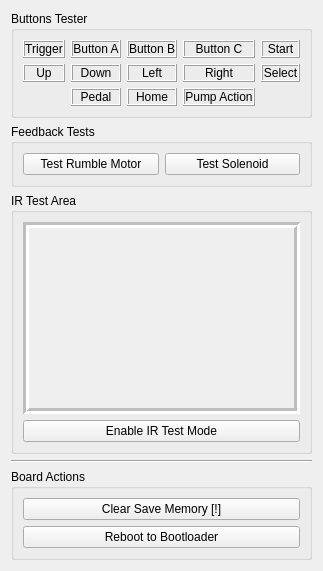
      <widget class="QWidget" name="testsTab">
       <property name="enabled">
        <bool>true</bool>
       </property>
       <attribute name="title">
        <string>Gun Tests</string>
       </attribute>
       <layout class="QVBoxLayout" name="verticalLayout">
        <item>
         <widget class="QGroupBox" name="buttonsTestArea">
          <property name="title">
           <string>Buttons Tester</string>
          </property>
          <layout class="QGridLayout" name="gridLayout">
           <item row="1" column="3">
            <widget class="QLabel" name="btnGunRightLabel">
             <property name="frameShape">
              <enum>QFrame::Box</enum>
             </property>
             <property name="frameShadow">
              <enum>QFrame::Raised</enum>
             </property>
             <property name="text">
              <string>Right</string>
             </property>
             <property name="textFormat">
              <enum>Qt::RichText</enum>
             </property>
             <property name="alignment">
              <set>Qt::AlignCenter</set>
             </property>
            </widget>
           </item>
           <item row="0" column="1">
            <widget class="QLabel" name="btnALabel">
             <property name="frameShape">
              <enum>QFrame::Box</enum>
             </property>
             <property name="frameShadow">
              <enum>QFrame::Raised</enum>
             </property>
             <property name="text">
              <string>Button A</string>
             </property>
             <property name="textFormat">
              <enum>Qt::RichText</enum>
             </property>
             <property name="alignment">
              <set>Qt::AlignCenter</set>
             </property>
            </widget>
           </item>
           <item row="1" column="0">
            <widget class="QLabel" name="btnGunUpLabel">
             <property name="frameShape">
              <enum>QFrame::Box</enum>
             </property>
             <property name="frameShadow">
              <enum>QFrame::Raised</enum>
             </property>
             <property name="text">
              <string>Up</string>
             </property>
             <property name="textFormat">
              <enum>Qt::RichText</enum>
             </property>
             <property name="alignment">
              <set>Qt::AlignCenter</set>
             </property>
             <property name="margin">
              <number>5</number>
             </property>
            </widget>
           </item>
           <item row="0" column="3">
            <widget class="QLabel" name="btnCLabel">
             <property name="frameShape">
              <enum>QFrame::Box</enum>
             </property>
             <property name="frameShadow">
              <enum>QFrame::Raised</enum>
             </property>
             <property name="text">
              <string>Button C</string>
             </property>
             <property name="textFormat">
              <enum>Qt::RichText</enum>
             </property>
             <property name="alignment">
              <set>Qt::AlignCenter</set>
             </property>
            </widget>
           </item>
           <item row="0" column="0">
            <widget class="QLabel" name="btnTriggerLabel">
             <property name="enabled">
              <bool>true</bool>
             </property>
             <property name="frameShape">
              <enum>QFrame::Box</enum>
             </property>
             <property name="frameShadow">
              <enum>QFrame::Raised</enum>
             </property>
             <property name="text">
              <string>Trigger</string>
             </property>
             <property name="textFormat">
              <enum>Qt::RichText</enum>
             </property>
             <property name="alignment">
              <set>Qt::AlignCenter</set>
             </property>
             <property name="margin">
              <number>5</number>
             </property>
            </widget>
           </item>
           <item row="1" column="2">
            <widget class="QLabel" name="btnGunLeftLabel">
             <property name="frameShape">
              <enum>QFrame::Box</enum>
             </property>
             <property name="frameShadow">
              <enum>QFrame::Raised</enum>
             </property>
             <property name="text">
              <string>Left</string>
             </property>
             <property name="textFormat">
              <enum>Qt::RichText</enum>
             </property>
             <property name="alignment">
              <set>Qt::AlignCenter</set>
             </property>
            </widget>
           </item>
           <item row="1" column="1">
            <widget class="QLabel" name="btnGunDownLabel">
             <property name="frameShape">
              <enum>QFrame::Box</enum>
             </property>
             <property name="frameShadow">
              <enum>QFrame::Raised</enum>
             </property>
             <property name="text">
              <string>Down</string>
             </property>
             <property name="textFormat">
              <enum>Qt::RichText</enum>
             </property>
             <property name="alignment">
              <set>Qt::AlignCenter</set>
             </property>
            </widget>
           </item>
           <item row="0" column="2">
            <widget class="QLabel" name="btnBLabel">
             <property name="frameShape">
              <enum>QFrame::Box</enum>
             </property>
             <property name="frameShadow">
              <enum>QFrame::Raised</enum>
             </property>
             <property name="text">
              <string>Button B</string>
             </property>
             <property name="textFormat">
              <enum>Qt::RichText</enum>
             </property>
             <property name="alignment">
              <set>Qt::AlignCenter</set>
             </property>
            </widget>
           </item>
           <item row="0" column="4">
            <widget class="QLabel" name="btnStartLabel">
             <property name="frameShape">
              <enum>QFrame::Box</enum>
             </property>
             <property name="frameShadow">
              <enum>QFrame::Raised</enum>
             </property>
             <property name="text">
              <string>Start</string>
             </property>
             <property name="textFormat">
              <enum>Qt::RichText</enum>
             </property>
             <property name="alignment">
              <set>Qt::AlignCenter</set>
             </property>
            </widget>
           </item>
           <item row="1" column="4">
            <widget class="QLabel" name="btnSelectLabel">
             <property name="frameShape">
              <enum>QFrame::Box</enum>
             </property>
             <property name="frameShadow">
              <enum>QFrame::Raised</enum>
             </property>
             <property name="text">
              <string>Select</string>
             </property>
             <property name="textFormat">
              <enum>Qt::RichText</enum>
             </property>
             <property name="alignment">
              <set>Qt::AlignCenter</set>
             </property>
            </widget>
           </item>
           <item row="2" column="1">
            <widget class="QLabel" name="btnPedalLabel">
             <property name="frameShape">
              <enum>QFrame::Box</enum>
             </property>
             <property name="frameShadow">
              <enum>QFrame::Raised</enum>
             </property>
             <property name="text">
              <string>Pedal</string>
             </property>
             <property name="textFormat">
              <enum>Qt::RichText</enum>
             </property>
             <property name="alignment">
              <set>Qt::AlignCenter</set>
             </property>
             <property name="margin">
              <number>5</number>
             </property>
            </widget>
           </item>
           <item row="2" column="2">
            <widget class="QLabel" name="btnHomeLabel">
             <property name="frameShape">
              <enum>QFrame::Box</enum>
             </property>
             <property name="frameShadow">
              <enum>QFrame::Raised</enum>
             </property>
             <property name="text">
              <string>Home</string>
             </property>
             <property name="textFormat">
              <enum>Qt::RichText</enum>
             </property>
             <property name="alignment">
              <set>Qt::AlignCenter</set>
             </property>
            </widget>
           </item>
           <item row="2" column="3">
            <widget class="QLabel" name="btnPumpLabel">
             <property name="frameShape">
              <enum>QFrame::Box</enum>
             </property>
             <property name="frameShadow">
              <enum>QFrame::Raised</enum>
             </property>
             <property name="text">
              <string>Pump Action</string>
             </property>
             <property name="textFormat">
              <enum>Qt::RichText</enum>
             </property>
             <property name="alignment">
              <set>Qt::AlignCenter</set>
             </property>
            </widget>
           </item>
          </layout>
         </widget>
        </item>
        <item>
         <widget class="QGroupBox" name="feedbackTestsBox">
          <property name="title">
           <string>Feedback Tests</string>
          </property>
          <layout class="QVBoxLayout" name="verticalLayout_9">
           <item>
            <layout class="QHBoxLayout" name="horizontalLayout">
             <item>
              <widget class="QPushButton" name="rumbleTestBtn">
               <property name="text">
                <string>Test Rumble Motor</string>
               </property>
              </widget>
             </item>
             <item>
              <widget class="QPushButton" name="solenoidTestBtn">
               <property name="text">
                <string>Test Solenoid</string>
               </property>
              </widget>
             </item>
            </layout>
           </item>
          </layout>
         </widget>
        </item>
        <item>
         <widget class="QGroupBox" name="testBox">
          <property name="title">
           <string>IR Test Area</string>
          </property>
          <layout class="QVBoxLayout" name="verticalLayout_3">
           <item>
            <widget class="QGraphicsView" name="testView">
             <property name="enabled">
              <bool>false</bool>
             </property>
             <property name="frameShape">
              <enum>QFrame::Box</enum>
             </property>
             <property name="frameShadow">
              <enum>QFrame::Sunken</enum>
             </property>
             <property name="lineWidth">
              <number>3</number>
             </property>
             <property name="verticalScrollBarPolicy">
              <enum>Qt::ScrollBarAlwaysOff</enum>
             </property>
             <property name="horizontalScrollBarPolicy">
              <enum>Qt::ScrollBarAlwaysOff</enum>
             </property>
             <property name="sizeAdjustPolicy">
              <enum>QAbstractScrollArea::AdjustIgnored</enum>
             </property>
             <property name="backgroundBrush">
              <brush brushstyle="NoBrush">
               <color alpha="255">
                <red>70</red>
                <green>70</green>
                <blue>70</blue>
               </color>
              </brush>
             </property>
             <property name="interactive">
              <bool>false</bool>
             </property>
             <property name="sceneRect">
              <rectf>
               <x>0.000000000000000</x>
               <y>0.000000000000000</y>
               <width>0.000000000000000</width>
               <height>0.000000000000000</height>
              </rectf>
             </property>
             <property name="resizeAnchor">
              <enum>QGraphicsView::AnchorViewCenter</enum>
             </property>
             <property name="optimizationFlags">
              <set>QGraphicsView::DontAdjustForAntialiasing|QGraphicsView::DontSavePainterState</set>
             </property>
            </widget>
           </item>
           <item>
            <widget class="QPushButton" name="testBtn">
             <property name="text">
              <string>Enable IR Test Mode</string>
             </property>
            </widget>
           </item>
          </layout>
         </widget>
        </item>
        <item>
         <widget class="Line" name="line_2">
          <property name="orientation">
           <enum>Qt::Horizontal</enum>
          </property>
         </widget>
        </item>
        <item>
         <widget class="QGroupBox" name="dangerZoneBox">
          <property name="title">
           <string>Board Actions</string>
          </property>
          <layout class="QVBoxLayout" name="verticalLayout_10">
           <item>
            <widget class="QPushButton" name="clearEepromBtn">
             <property name="text">
              <string>Clear Save Memory [!]</string>
             </property>
            </widget>
           </item>
           <item>
            <widget class="QPushButton" name="baudResetBtn">
             <property name="enabled">
              <bool>true</bool>
             </property>
             <property name="text">
              <string>Reboot to Bootloader</string>
             </property>
            </widget>
           </item>
          </layout>
         </widget>
        </item>
        <item>
         <layout class="QHBoxLayout" name="horizontalLayout_3"/>
        </item>
       </layout>
      </widget>
